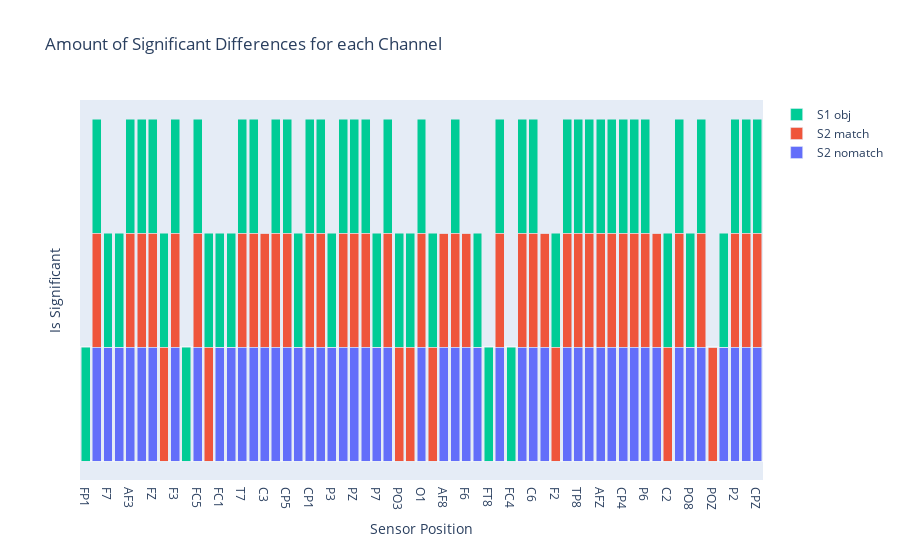

The notebook cell this image was saved under:
### Code cell
data = []
for stimulus in stimulus_list:
    trace = go.Bar(x=stat_test_results['sensor'][stat_test_results['stimulus'] == stimulus],
                    y=stat_test_results['reject_null'][stat_test_results['stimulus'] == stimulus],
                    name=stimulus)
    data.append(trace)

layout = go.Layout(title='Amount of Significant Differences for each Channel',
                   xaxis=dict(title='Sensor Position'),
                   yaxis=dict(title='Is Significant',
                              showticklabels=False),
                   barmode='stack')
fig = go.Figure(data=data, layout=layout)
iplot(fig)

### Figure 1 — Plotly figure (JSON) as saved in the notebook; plotly's stock layout.template omitted (floating-point values rounded to 4 significant figures)
{"data": [{"name": "S2 nomatch", "type": "bar", "x": ["FP1", "FP2", "F7", "F8", "AF3", "AF4", "FZ", "F4", "F3", "FC6", "FC5", "FC2", "FC1", "T8", "T7", "CZ", "C3", "C4", "CP5", "CP6", "CP1", "CP2", "P3", "P4", "PZ", "P8", "P7", "PO4", "PO3", "O2", "O1", "AF7", "AF8", "F5", "F6", "FT7", "FT8", "FPZ", "FC4", "FC3", "C6", "C5", "F2", "F1", "TP8", "TP7", "AFZ", "CP3", "CP4", "P5", "P6", "C1", "C2", "PO7", "PO8", "FCZ", "POZ", "OZ", "P2", "P1", "CPZ"], "y": [false, true, true, true, true, true, true, false, true, false, true, false, true, true, true, true, true, true, true, true, true, true, true, true, true, true, true, true, false, false, true, false, true, true, true, true, false, true, false, true, true, true, false, true, true, true, true, true, true, true, true, true, false, true, true, true, false, true, true, true, true]}, {"name": "S2 match", "type": "bar", "x": ["FP1", "FP2", "F7", "F8", "AF3", "AF4", "FZ", "F4", "F3", "FC6", "FC5", "FC2", "FC1", "T8", "T7", "CZ", "C3", "C4", "CP5", "CP6", "CP1", "CP2", "P3", "P4", "PZ", "P8", "P7", "PO4", "PO3", "O2", "O1", "AF7", "AF8", "F5", "F6", "FT7", "FT8", "FPZ", "FC4", "FC3", "C6", "C5", "F2", "F1", "TP8", "TP7", "AFZ", "CP3", "CP4", "P5", "P6", "C1", "C2", "PO7", "PO8", "FCZ", "POZ", "OZ", "P2", "P1", "CPZ"], "y": [false, true, false, false, true, true, true, true, true, false, true, true, false, false, true, true, true, true, true, false, true, true, false, true, true, true, false, true, true, true, true, true, true, true, true, false, false, true, false, true, true, true, true, true, true, true, true, true, true, true, true, true, true, true, false, true, true, false, true, true, true]}, {"name": "S1 obj", "type": "bar", "x": ["FP1", "FP2", "F7", "F8", "AF3", "AF4", "FZ", "F4", "F3", "FC6", "FC5", "FC2", "FC1", "T8", "T7", "CZ", "C3", "C4", "CP5", "CP6", "CP1", "CP2", "P3", "P4", "PZ", "P8", "P7", "PO4", "PO3", "O2", "O1", "AF7", "AF8", "F5", "F6", "FT7", "FT8", "FPZ", "FC4", "FC3", "C6", "C5", "F2", "F1", "TP8", "TP7", "AFZ", "CP3", "CP4", "P5", "P6", "C1", "C2", "PO7", "PO8", "FCZ", "POZ", "OZ", "P2", "P1", "CPZ"], "y": [true, true, true, true, true, true, true, true, true, true, true, true, true, true, true, true, false, true, true, true, true, true, true, true, true, true, true, true, true, true, true, true, false, true, false, true, true, true, true, true, true, false, true, true, true, true, true, true, true, true, true, false, true, true, true, true, false, true, true, true, true]}], "layout": {"barmode": "stack", "title": {"text": "Amount of Significant Differences for each Channel"}, "xaxis": {"title": {"text": "Sensor Position"}}, "yaxis": {"showticklabels": false, "title": {"text": "Is Significant"}}}}
